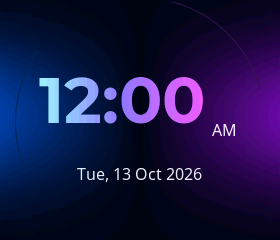
#> input picture docs/pocket/ui-preview/clock-midnight.png, 280 x 240 px, given in place of idle.png, which was not available
$ python pocket_ui_preview.py
#> lines starting #> are read from the running program, lines starting #| are printed output that depends on the picture; pictures that were not available may be replaced by others from this repository, and a replacement may not be noted
"""Convert actual LVGL captures into state, boot and audio-reactive previews.

Requires Pillow. The captures use simulated states and audio levels; they are
not photographs or proof of panel orientation, acoustic playback or service use.
"""
from pathlib import Path
from PIL import Image, ImageDraw, ImageFont

ROOT = Path(__file__).resolve().parents[1]
output = ROOT / 'docs/pocket/ui-preview'
for path in output.glob('*.ppm'):
    with Image.open(path) as capture:
        capture.save(path.with_suffix('.png'))
names = ['idle', 'listening', 'thinking', 'speaking', 'happy', 'confused',
         'sleepy', 'error', 'setup', 'pairing-layout', 'curious', 'shy',
         'surprised', 'processing']
font_path = Path('C:/Windows/Fonts/segoeui.ttf')
font = ImageFont.truetype(str(font_path), 20) if font_path.exists() else ImageFont.load_default()
small = ImageFont.truetype(str(font_path), 16) if font_path.exists() else ImageFont.load_default()
sheet = Image.new('RGB', (1510, 880), '#efe5d6')
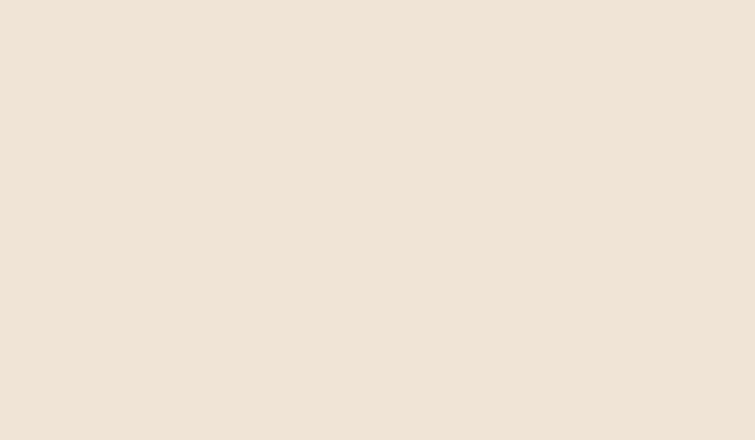
#> sheet: PIL image 1510x880 RGB (shown at 1/2 size); mean R, G, B 239, 229, 214
draw = ImageDraw.Draw(sheet)
draw.text((25, 12), 'Companion UI — actual LVGL renderer, simulated states', fill='#3d3631', font=font)
for index, name in enumerate(names):
    x, y = 20 + (index % 5) * 298, 54 + (index // 5) * 270
    with Image.open(output / (name + '.png')) as capture:
#> capture is the input picture: PIL image 280x240 RGB; mean R, G, B 23.5, 20.2, 69.2
        sheet.paste(capture, (x, y))
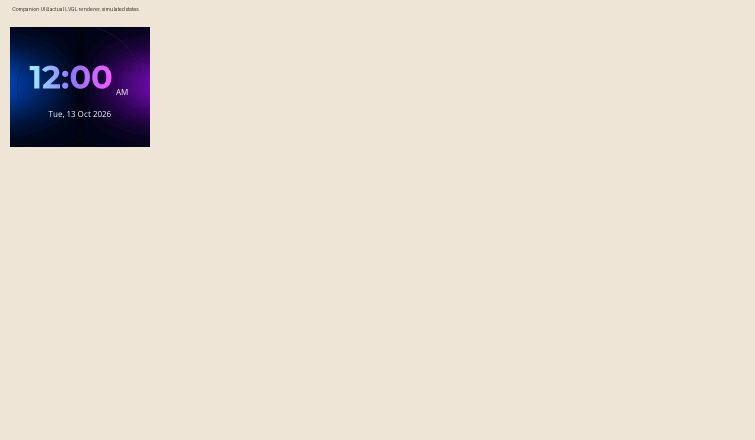
#> sheet: PIL image 1510x880 RGB (shown at 1/2 size); mean R, G, B 228, 218.4, 206.6
    label = 'Wi-Fi instructions' if name == 'pairing-layout' else name.replace('-', ' ').capitalize()
    draw.text((x + 4, y + 243), label, font=small, fill='#64544a')
#> pass 2 of the loop `for index, name in enumerate(names):`:
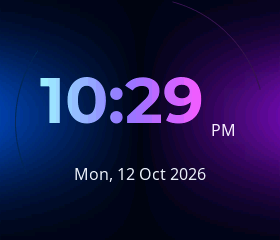
#> input picture docs/pocket/ui-preview/clock-minute.png, 280 x 240 px, given in place of listening.png, which was not available
#> capture is the input picture: PIL image 280x240 RGB; mean R, G, B 23.7, 20.4, 69.3
#> `sheet.paste(capture, (x, y))`:
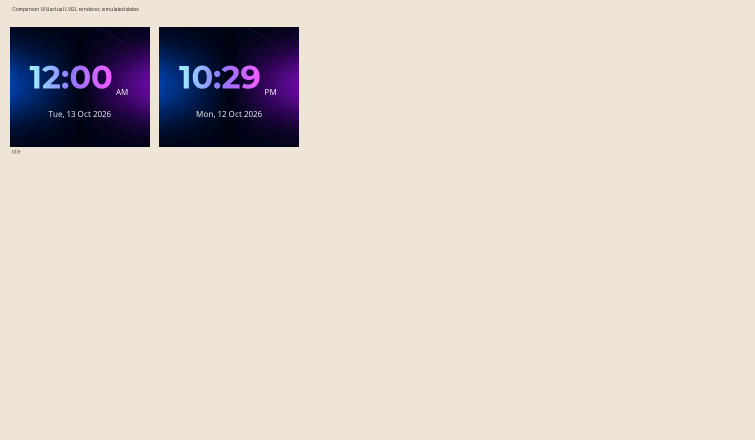
#> sheet: PIL image 1510x880 RGB (shown at 1/2 size); mean R, G, B 217.1, 207.8, 199.3
#> (the run stopped early here; a loop or call above may not have finished)
